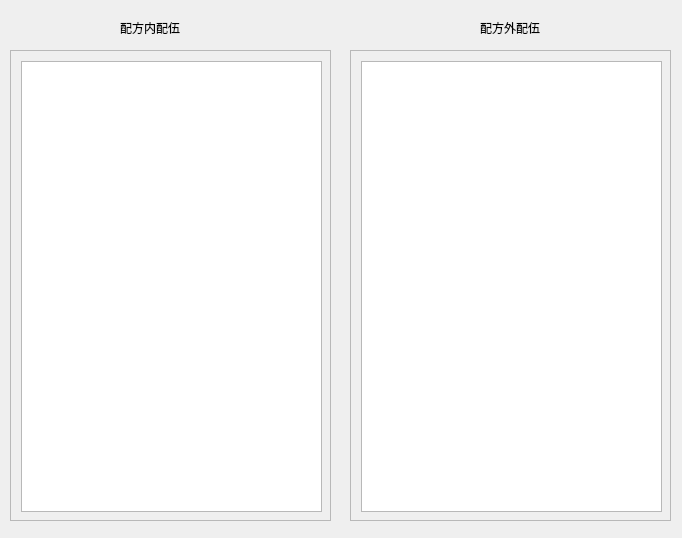
<?xml version="1.0" encoding="UTF-8"?>
<ui version="4.0">
 <class>Form</class>
 <widget class="QWidget" name="Form">
  <property name="geometry">
   <rect>
    <x>0</x>
    <y>0</y>
    <width>682</width>
    <height>538</height>
   </rect>
  </property>
  <property name="windowTitle">
   <string>高级配伍</string>
  </property>
  <property name="windowIcon">
   <iconset>
    <normaloff>Icon/med.ico</normaloff>Icon/med.ico</iconset>
  </property>
  <widget class="QScrollArea" name="scrollArea">
   <property name="geometry">
    <rect>
     <x>10</x>
     <y>50</y>
     <width>321</width>
     <height>471</height>
    </rect>
   </property>
   <property name="widgetResizable">
    <bool>true</bool>
   </property>
   <widget class="QWidget" name="scrollAreaWidgetContents">
    <property name="geometry">
     <rect>
      <x>0</x>
      <y>0</y>
      <width>319</width>
      <height>469</height>
     </rect>
    </property>
    <widget class="QListView" name="LContentin">
     <property name="geometry">
      <rect>
       <x>10</x>
       <y>10</y>
       <width>301</width>
       <height>451</height>
      </rect>
     </property>
    </widget>
   </widget>
  </widget>
  <widget class="QScrollArea" name="scrollArea_2">
   <property name="geometry">
    <rect>
     <x>350</x>
     <y>50</y>
     <width>321</width>
     <height>471</height>
    </rect>
   </property>
   <property name="widgetResizable">
    <bool>true</bool>
   </property>
   <widget class="QWidget" name="scrollAreaWidgetContents_2">
    <property name="geometry">
     <rect>
      <x>0</x>
      <y>0</y>
      <width>319</width>
      <height>469</height>
     </rect>
    </property>
    <widget class="QListView" name="LContentout">
     <property name="geometry">
      <rect>
       <x>10</x>
       <y>10</y>
       <width>301</width>
       <height>451</height>
      </rect>
     </property>
    </widget>
   </widget>
  </widget>
  <widget class="QLabel" name="label">
   <property name="geometry">
    <rect>
     <x>120</x>
     <y>20</y>
     <width>101</width>
     <height>16</height>
    </rect>
   </property>
   <property name="text">
    <string>配方内配伍</string>
   </property>
  </widget>
  <widget class="QLabel" name="label_2">
   <property name="geometry">
    <rect>
     <x>480</x>
     <y>20</y>
     <width>101</width>
     <height>16</height>
    </rect>
   </property>
   <property name="text">
    <string>配方外配伍</string>
   </property>
  </widget>
 </widget>
 <resources/>
 <connections/>
</ui>
